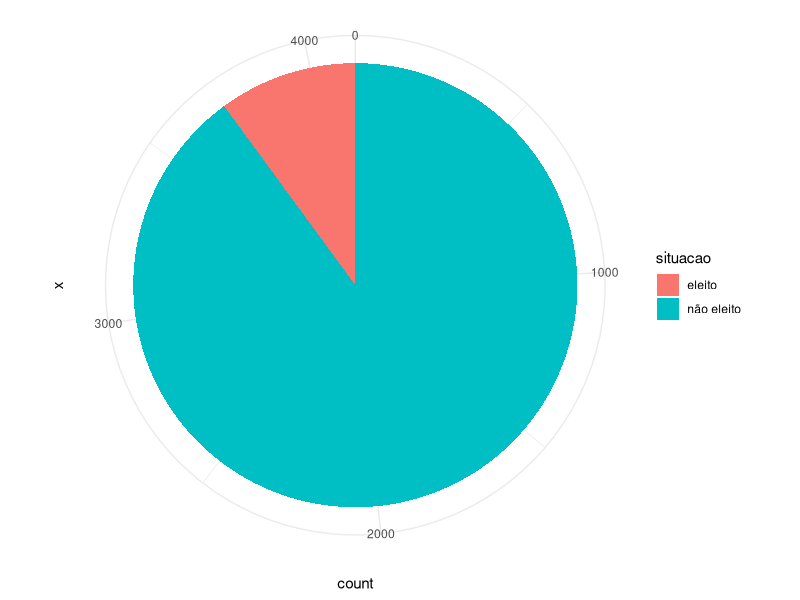

The R source for this figure: (Note: this script raises an error after producing the figure.)
## ---- chunk 1
knitr::opts_chunk$set(echo = TRUE, warning = FALSE, message = FALSE)
library(readr)
library(dplyr) 
library(ggplot2)


library(caret)

theme_set(theme_minimal())
## ---- chunk 2
data <- read.csv("train.csv")
test <- read.csv("test.csv")
submission <- read.csv("sample_submission.csv")

#criar partição
dataPartition <- createDataPartition(y = data$situacao_final, p=0.75, list=FALSE);
data.train <- data[dataPartition, ]
data.test <- data[-dataPartition, ]
## ---- chunk 3
n_eleitos <- data %>% filter(situacao_final == "eleito") %>% nrow()
n_neleitos <- data %>% filter(situacao_final == "nao_eleito") %>% nrow()

df = data.frame(situacao=c("eleito","não eleito"),count = c(n_eleitos, n_neleitos))

ggplot(df,aes(x="", y=count , fill= situacao)) + 
  geom_bar(width = 1, stat = "identity") +
  coord_polar("y", start=0)
  
## ---- chunk 4
formula = as.formula(situacao_final ~ partido + descricao_cor_raca + sexo, total_despesa)

fitControl <- trainControl(method = "repeatedcv",
                           search = "random",
                           sampling = "up"
                           )
model <- train(form =formula,
               data = data.train,
               method = "LogitBoost",
               trControl = fitControl,
               family="binomial",
               na.action = na.omit
               )

## ---- chunk 5
# variáveis envolvidas no modelo

